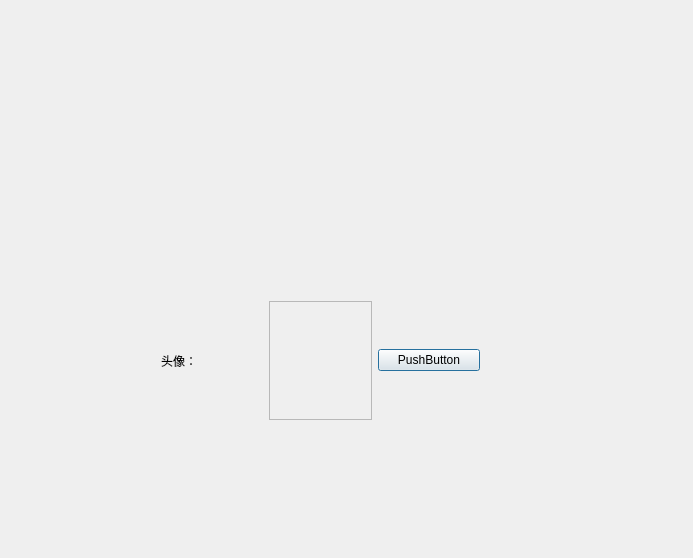
<?xml version="1.0" encoding="UTF-8"?>
<ui version="4.0">
 <class>UpdateInfo</class>
 <widget class="QDialog" name="UpdateInfo">
  <property name="geometry">
   <rect>
    <x>0</x>
    <y>0</y>
    <width>693</width>
    <height>558</height>
   </rect>
  </property>
  <property name="windowTitle">
   <string>UpdateInfo</string>
  </property>
  <widget class="QWidget" name="horizontalLayoutWidget">
   <property name="geometry">
    <rect>
     <x>150</x>
     <y>290</y>
     <width>341</width>
     <height>141</height>
    </rect>
   </property>
   <layout class="QHBoxLayout" name="horizontalLayout">
    <item>
     <widget class="QLabel" name="label">
      <property name="text">
       <string>头像：</string>
      </property>
     </widget>
    </item>
    <item>
     <widget class="QFrame" name="frame">
      <property name="frameShape">
       <enum>QFrame::StyledPanel</enum>
      </property>
      <property name="frameShadow">
       <enum>QFrame::Raised</enum>
      </property>
     </widget>
    </item>
    <item>
     <widget class="QPushButton" name="pushButton">
      <property name="text">
       <string>PushButton</string>
      </property>
     </widget>
    </item>
   </layout>
  </widget>
  <zorder>fontComboBox</zorder>
  <zorder>textEdit</zorder>
  <zorder>horizontalLayoutWidget</zorder>
  <zorder>pushButton</zorder>
 </widget>
 <layoutdefault spacing="6" margin="11"/>
 <resources/>
 <connections/>
</ui>
